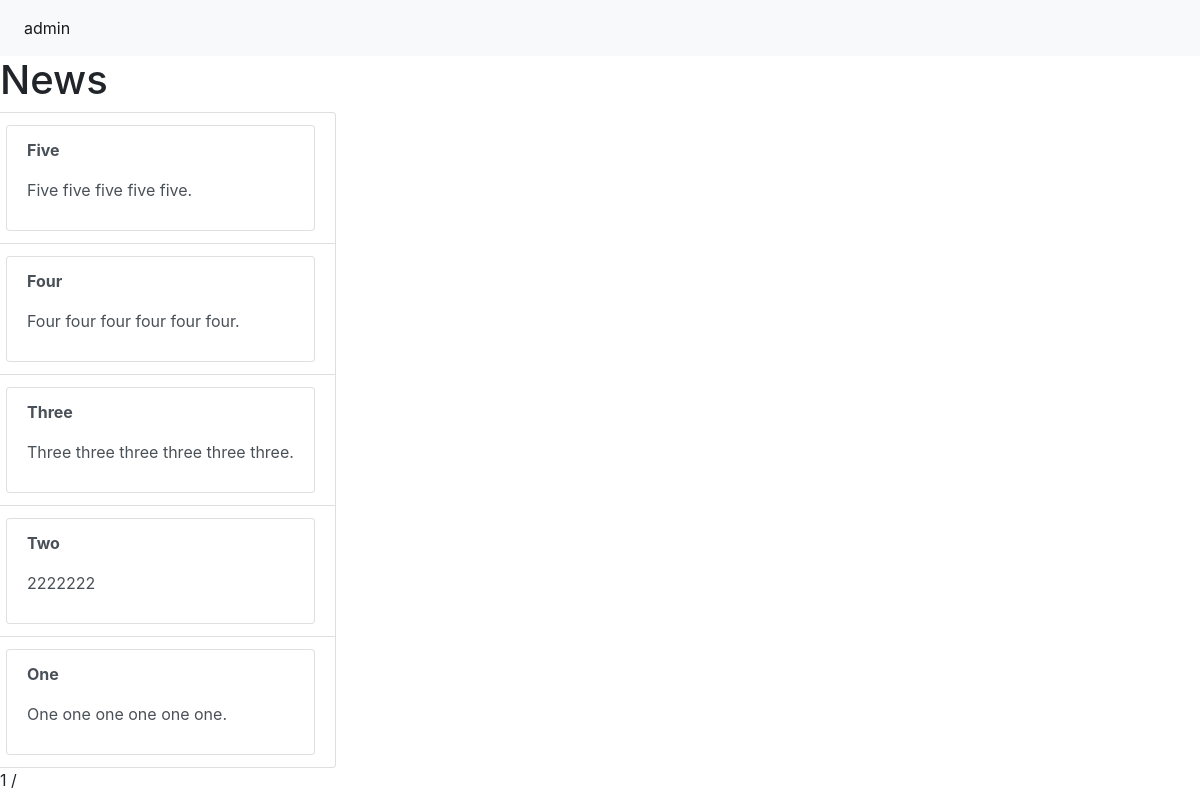
The page / on the database its author committed.
### news/models.py (models this page shows, shortened)
class Post(models.Model):
    title = models.CharField(max_length=120)
    description = models.TextField(default='description')
    tag = models.ManyToManyField('Tag')
    image = models.FileField(null=True, blank=False)
    content = models.TextField()
    visible = models.BooleanField(default=1)
    updated = models.DateTimeField(auto_now=True, auto_now_add=False)
    timestamp = models.DateTimeField(auto_now=False, auto_now_add=True)
    def get_absolute_url(self):
        return "/%s/" % (self.id)
    class Meta:
        ordering = ["-id", "-timestamp"]

### news/views.py (the view)
# urls.py: 2. Add a URL to urlpatterns:  path('', views.home, name='home')
def home(request, tag_slug=None):
    post_list = Post.objects.filter(visible='1')
    if tag_slug:
        tag = get_object_or_404(Tag, slug=tag_slug)
        post_list = post_list.filter(tags__in=[tag])
    paginator = Paginator(post_list, 10)
    page = request.GET.get('page')
    posts = paginator.get_page(page)
    context = {
        "posts": posts,
        "title": "Main page",
        "desc": "main description",
        "key": "keywords",
    }
    return render(request, "partial/home.html", context)

### templates/partial/home.html (shortened to what this page needs)
{% extends 'news.html' %}
{% block body %}
  <h1>News</h1>
  {% if not posts %}
  <b>no pages found</b>
  {% else %}
  <div class="row">
  	 <div class="col-md-">
  	<ul  class="list-group">
    {% for obj in posts %}
    <li class="list-group-item"><a href="{{ obj.get_absolute_url }}" class="list-group-item list-group-item-action">
    	<p class="list-group-item-heading"><b>{{ obj.title }}</b>
    	<p class="list-group-item-text">{{ obj.description|truncatechars:70 }}
    	</p>
    </a>
	</li>
    {% endfor %}
    </ul>
    </div>
  </div>
  {% endif %}
  <span>{{ posts.number }} / {{ posts.num_pages }}</span>
{% endblock %}

### rows shown on the page
Post: title "Five", description "Five five five five five."
Post: title "Four", description "Four four four four four four."
Post: title "Three", description "Three three three three three three."
Post: title "Two", description "2222222"
Post: title "One", description "One one one one one one."

### other values the page prints
{{ posts.number }} "1"
